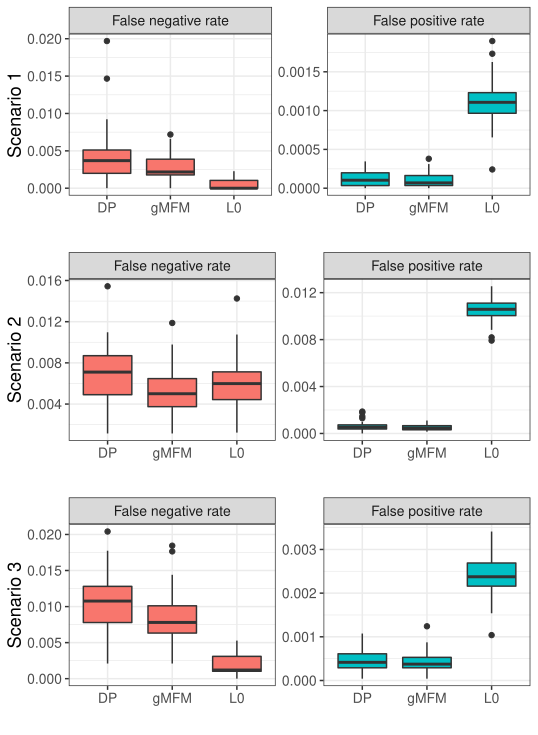

This figure's R source:
library(ggplot2)
require(gridExtra)

load("/home/laura/Documents/Dottorato/2.06 Calcium imaging/calcium_imaging/calcium_imaging/Simulazioni2/Scen1/par8/scen1_par8_false_neg.Rdata")
load("/home/laura/Documents/Dottorato/2.06 Calcium imaging/calcium_imaging/calcium_imaging/Simulazioni2/Scen1/par8/scen1_par8_false_pos.Rdata")

false_positives_gMFM = false_positives
false_negatives_gMFM = false_negatives


load("/home/laura/Documents/Dottorato/2.06 Calcium imaging/calcium_imaging/calcium_imaging/Simulazioni2/Scen1/DP_par8/scen1DP_par8_false_neg.Rdata")
load("/home/laura/Documents/Dottorato/2.06 Calcium imaging/calcium_imaging/calcium_imaging/Simulazioni2/Scen1/DP_par8/scen1DP_par8_false_pos.Rdata")

false_positives_DP = false_positives
false_negatives_DP = false_negatives


load("/home/laura/Documents/Dottorato/2.06 Calcium imaging/calcium_imaging/calcium_imaging/Simulazioni2/Scen1/L0_1_false_pos.Rdata")
load("/home/laura/Documents/Dottorato/2.06 Calcium imaging/calcium_imaging/calcium_imaging/Simulazioni2/Scen1/L0_1_false_neg.Rdata")

false_positives_L0 = false_positives
false_negatives_L0 = false_negatives


data_scen1 <- data.frame("value" = c( false_positives_gMFM, false_negatives_gMFM, 
                                     false_positives_DP, false_negatives_DP,
                                     false_positives_L0, false_negatives_L0),
                         "rate" = rep(c(rep("False positive rate",50), rep("False negative rate", 50)),3),
                         "model" = c(rep("gMFM", 100), rep("DP", 100), rep("L0", 100))
                         )

p1 = ggplot(data_scen1, aes(x = model, y = value, fill = rate)) + 
  geom_boxplot() +
  facet_wrap(~ rate, scales = "free") +
  xlab("") +
  ylab("Scenario 1") +
  theme_bw() +
  theme(legend.position = "none",
        axis.text = element_text(size = 10), axis.title = element_text(size = 10), text = element_text(size = 13),
        axis.title.x = element_text(size = 13),
        axis.title.y = element_text(size = 13)) 





load("/home/laura/Documents/Dottorato/2.06 Calcium imaging/calcium_imaging/calcium_imaging/Simulazioni2/Scen2/par8/scen2_par8_false_neg.Rdata")
load("/home/laura/Documents/Dottorato/2.06 Calcium imaging/calcium_imaging/calcium_imaging/Simulazioni2/Scen2/par8/scen2_par8_false_pos.Rdata")

false_positives_gMFM = false_positives
false_negatives_gMFM = false_negatives


load("/home/laura/Documents/Dottorato/2.06 Calcium imaging/calcium_imaging/calcium_imaging/Simulazioni2/Scen2/DP_par8/scen2DP_par8_false_neg.Rdata")
load("/home/laura/Documents/Dottorato/2.06 Calcium imaging/calcium_imaging/calcium_imaging/Simulazioni2/Scen2/DP_par8/scen2DP_par8_false_pos.Rdata")

false_positives_DP = false_positives
false_negatives_DP = false_negatives


load("/home/laura/Documents/Dottorato/2.06 Calcium imaging/calcium_imaging/calcium_imaging/Simulazioni2/Scen2/L0_2_false_pos.Rdata")
load("/home/laura/Documents/Dottorato/2.06 Calcium imaging/calcium_imaging/calcium_imaging/Simulazioni2/Scen2/L0_2_false_neg.Rdata")

false_positives_L0 = false_positives
false_negatives_L0 = false_negatives


data_scen2 <- data.frame("value" = c( false_positives_gMFM, false_negatives_gMFM, 
                                      false_positives_DP, false_negatives_DP,
                                      false_positives_L0, false_negatives_L0),
                         "rate" = rep(c(rep("False positive rate",50), rep("False negative rate", 50)),3),
                         "model" = c(rep("gMFM", 100), rep("DP", 100), rep("L0", 100))
)

p2 = ggplot(data_scen2, aes(x = model, y = value, fill = rate)) + 
  geom_boxplot() +
  facet_wrap(~ rate, scales = "free") +
  xlab("") +
  ylab("Scenario 2") +
  theme_bw() +
  theme(legend.position = "none",
        axis.text = element_text(size = 10), axis.title = element_text(size = 10), text = element_text(size = 13),
        axis.title.x = element_text(size = 13),
        axis.title.y = element_text(size = 13)) 





load("/home/laura/Documents/Dottorato/2.06 Calcium imaging/calcium_imaging/calcium_imaging/Simulazioni2/Scen3/par8/scen3_par8_false_neg.Rdata")
load("/home/laura/Documents/Dottorato/2.06 Calcium imaging/calcium_imaging/calcium_imaging/Simulazioni2/Scen3/par8/scen3_par8_false_pos.Rdata")

false_positives_gMFM = false_positives
false_negatives_gMFM = false_negatives


load("/home/laura/Documents/Dottorato/2.06 Calcium imaging/calcium_imaging/calcium_imaging/Simulazioni2/Scen3/DP_par8/scen3DP_par8_false_neg.Rdata")
load("/home/laura/Documents/Dottorato/2.06 Calcium imaging/calcium_imaging/calcium_imaging/Simulazioni2/Scen3/DP_par8/scen3DP_par8_false_pos.Rdata")

false_positives_DP = false_positives
false_negatives_DP = false_negatives


load("/home/laura/Documents/Dottorato/2.06 Calcium imaging/calcium_imaging/calcium_imaging/Simulazioni2/Scen3/L0_3_false_pos.Rdata")
load("/home/laura/Documents/Dottorato/2.06 Calcium imaging/calcium_imaging/calcium_imaging/Simulazioni2/Scen3/L0_3_false_neg.Rdata")

false_positives_L0 = false_positives
false_negatives_L0 = false_negatives


data_scen3 <- data.frame("value" = c( false_positives_gMFM, false_negatives_gMFM, 
                                      false_positives_DP, false_negatives_DP,
                                      false_positives_L0, false_negatives_L0),
                         "rate" = rep(c(rep("False positive rate",50), rep("False negative rate", 50)),3),
                         "model" = c(rep("gMFM", 100), rep("DP", 100), rep("L0", 100))
)

p3 = ggplot(data_scen3, aes(x = model, y = value, fill = rate)) + 
  geom_boxplot() +
  facet_wrap(~ rate, scales = "free") +
  xlab("") +
  ylab("Scenario 3") +
  theme_bw() +
  theme(legend.position = "none",
        axis.text = element_text(size = 10), axis.title = element_text(size = 10), text = element_text(size = 13),
        axis.title.x = element_text(size = 13),
        axis.title.y = element_text(size = 13)) 




grid.arrange(p1, p2, p3, nrow = 3)
